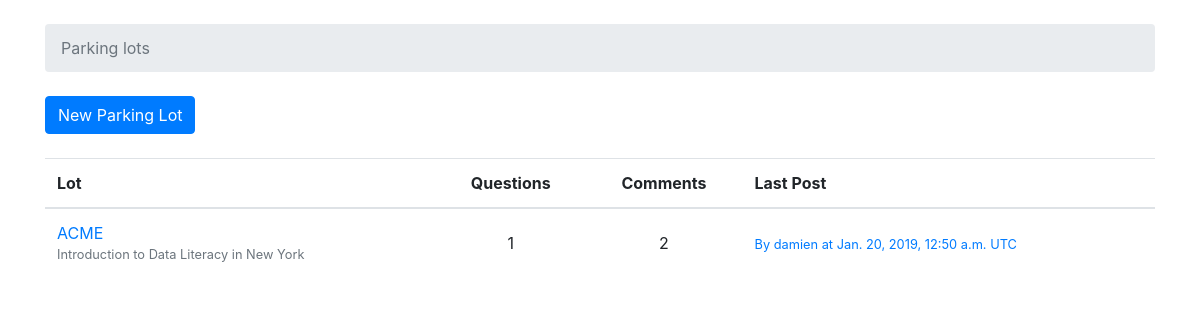
Page /lots/ on the earlier database version.
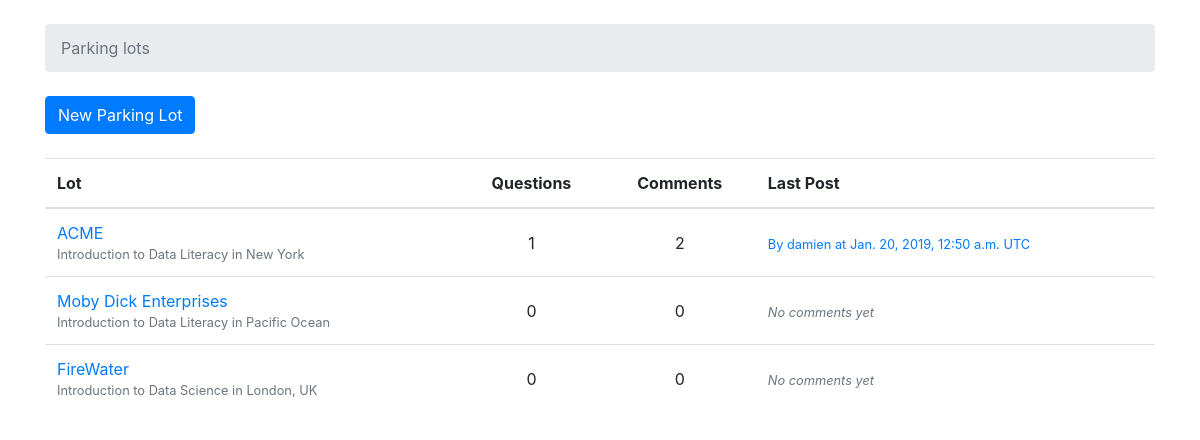
Same page on the later database version.
### lot/models.py (models this page shows, shortened)
class Lot(models.Model):
    group_name = models.CharField(max_length=30, unique=True)
    description = models.CharField(max_length=100)
    location = models.CharField(max_length=100)
    start_date = models.DateField(null=True)
    end_date = models.DateField(null=True)
    slug = models.SlugField(unique=True)
    timezone = models.CharField(max_length=100, choices=TIMEZONE_CHOICES,
                                default='America/Los_Angeles')
    def get_comments_count(self):
        return Post.objects.filter(question__lot=self).count()
    def get_last_comment(self):
        return (Post.objects.filter(question__lot=self)
                .order_by('-created_at')
                .first())

class Post(models.Model):
    message = models.TextField(max_length=4000)
    question = models.ForeignKey(Question, related_name='posts',
                                 on_delete=models.CASCADE)
    created_at = models.DateTimeField(auto_now_add=True)
    updated_at = models.DateTimeField(null=True)
    created_by = models.ForeignKey(User, related_name='posts',
                                   on_delete=models.CASCADE)
    updated_by = models.ForeignKey(User, null=True, related_name='+',
                                   on_delete=models.CASCADE)

### lot/views.py (the view)
# urls.py: path('lots/', views.LotListView.as_view(), name='list_lots'),
class LotListView(ListView):
    model = Lot
    context_object_name = 'lots'
    template_name = 'list_lots.html'

### templates/list_lots.html
{% extends 'base.html' %}
{% block breadcrumb %}
  <li class="breadcrumb-item active">Parking lots</li>
{% endblock %}
{% block content %}
  <div class="mb-4">
      <a href="{% url 'create_lot' %}" class="btn btn-primary">New Parking Lot</a>
  </div>
  <table class="table">
    <thead class="thead inverse">
      <tr>
        <th>Lot</th>
        <th class='text-center'>Questions</th>
        <th class='text-center'>Comments</th>
        <th>Last Post</th>
        </tr>
    </thead>
    <tbody>
      {% for lot in lots %}
      <tr>
          <td>
              <a href="{% url 'list_questions' lot.slug %}">{{lot.group_name}}</a>
              <small class="text-muted d-block">{{ lot.description }} in {{lot.location}}</small>
        </td>
        <td class="text-center align-middle">
            {{ lot.questions.count }}
        </td>
        <td class="text-center align-middle">
            {{ lot.get_comments_count }}
        </td>
        <td class="align-middle">
            {% with post=lot.get_last_comment %}
            {% if post %}
            <small>
                <a href="#">
                    By {{ post.created_by.username }} at {{post.created_at}} UTC
                </a>
            </small>
            {% else %}
              <small class="text-muted">
                  <em>No comments yet</em>
              </small>
              {% endif %}
            {% endwith %}
        </td>
      </tr>
      {% endfor %}
    </tbody>
  </table>
{% endblock %}

Differences in the rows shown:
added Lot: group_name "Moby Dick Enterprises", description "Introduction to Data Literacy", location "Pacific Ocean", questions.count "0", get_comments_count "0", shows "No comments yet"
added Lot: group_name "FireWater", description "Introduction to Data Science", location "London, UK", questions.count "0", get_comments_count "0", shows "No comments yet"
